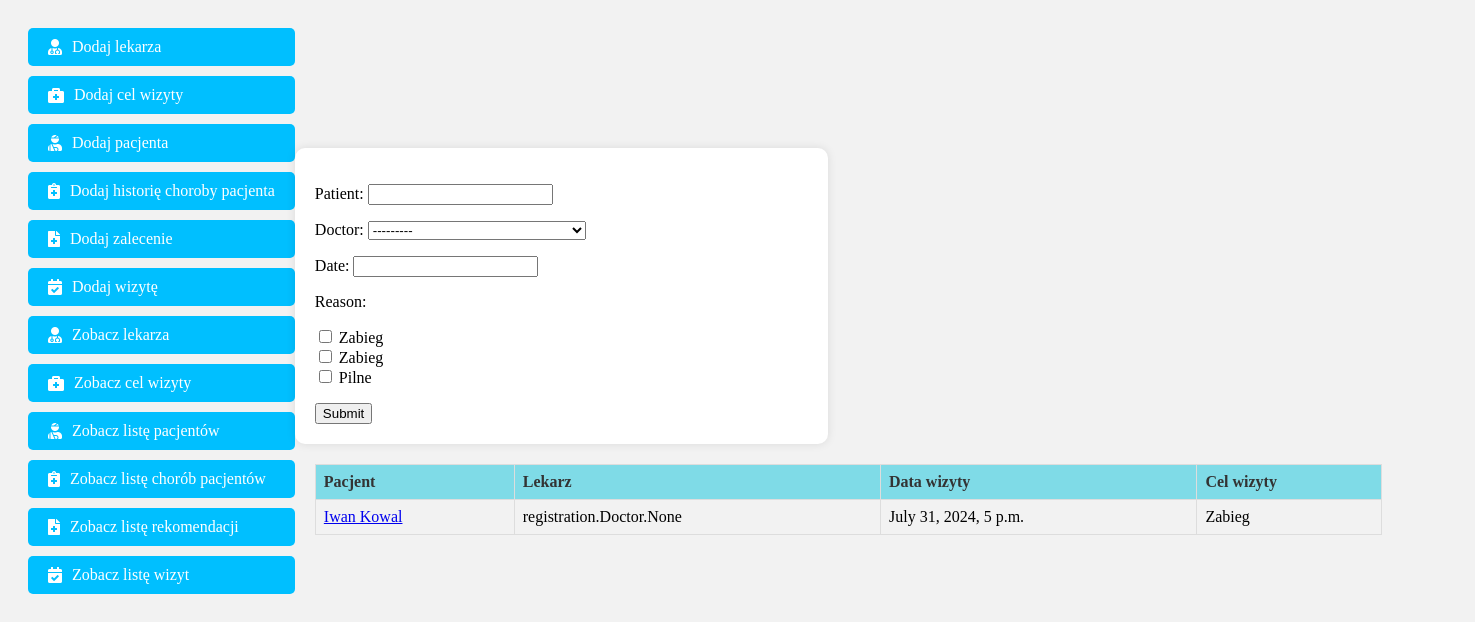
Page /show_visit/ on the earlier database version.
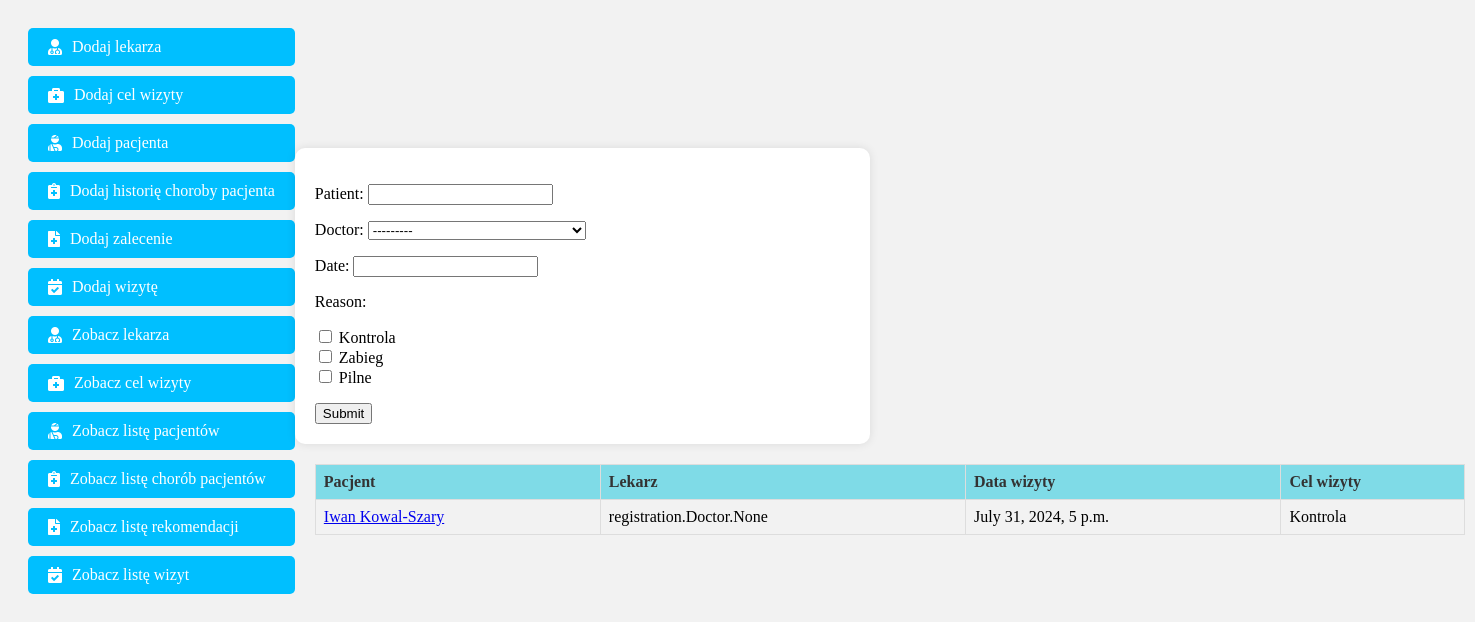
Same page on the later database version.
### registration/models.py (models this page shows, shortened)
class Visit(models.Model):
    patient = models.ForeignKey(Patient, on_delete=models.CASCADE)
    doctor = models.ManyToManyField(Doctor)
    date = models.DateTimeField()
    reason = models.ForeignKey(ReasonForVisit, on_delete=models.CASCADE)

class Patient(models.Model):
    name = models.CharField(max_length=64)
    surname = models.CharField(max_length=64)
    def __str__(self):
        return f'{self.name} {self.surname}'

class ReasonForVisit(models.Model):
    reasons = models.CharField(max_length=64)
    def __str__(self):
        return f'{self.reasons}'

### registration/views.py (the view)
# urls.py: path('show_visit/', views.LetShowVisit.as_view(), name='show_visit'),
class LetShowVisit(View):
    def get(self, request):
        db_visit = Visit.objects.all()
        form = VisitSearchForm(request.GET)
        if form.is_valid():
            patient = form.cleaned_data.get('patient', '')
            db_visit = db_visit.filter(patient__name__icontains=patient)
            doctor = form.cleaned_data.get('doctor')
            if doctor:
                db_visit = db_visit.filter(doctor__name__contains=doctor)
            date = form.cleaned_data.get('date')
            if date:
                db_visit = db_visit.filter(date=date)
            reason = form.cleaned_data.get('reason')
            for r in reason:
                db_visit = db_visit.filter(reason=r)
        return render(request, 'show_visit.html', {'visits': db_visit, 'form': form})

### registration/forms.py
class VisitSearchForm(forms.Form):
    patient = forms.CharField(required=False)
    doctor = forms.ModelChoiceField(
        queryset=Doctor.objects.all(),
        required=False
    )
    date = forms.DateField(required=False)
    reason = forms.ModelMultipleChoiceField(
        required=False,
        widget=forms.CheckboxSelectMultiple,
        queryset=ReasonForVisit.objects.all()
    )

### registration/models.py (called while the page is built)
    def __str__(self):
        return f'{self.name} {self.surname}'

### templates/show_visit.html
{% extends 'index.html' %}
{% block content %}
    <form class="nice-form">
    {{ form.as_p }}
    <input type="submit">
    </form>
<table class="nice-table">
    <thead>
        <tr>
            <th>Pacjent</th>
            <th>Lekarz</th>
            <th>Data wizyty</th>
            <th>Cel wizyty</th>
        </tr>
    </thead>
    <tbody>
        {% for visit in visits %}
        <tr>
            <td><a href="/show_visit/{{ visit.id }}">{{ visit.patient }}</a></td>
            <td>{{ visit.doctor }}</td>
            <td>{{ visit.date }}</td>
            <td>{{ visit.reason }}</td>
        </tr>
        {% endfor %}
    </tbody>
</table>
{% endblock %}

Differences in the rows shown:
changed through a linked row, Visit "registration.Doctor.None": patient "Iwan Kowal" → "Iwan Kowal-Szary"; reason "Zabieg" → "Kontrola"
Other differences:
text no longer shown: "Patient: Doctor: Date: Reason: Zabieg Zabieg Pilne"
text now shown: "Patient: Doctor: Date: Reason: Kontrola Zabieg Pilne"
